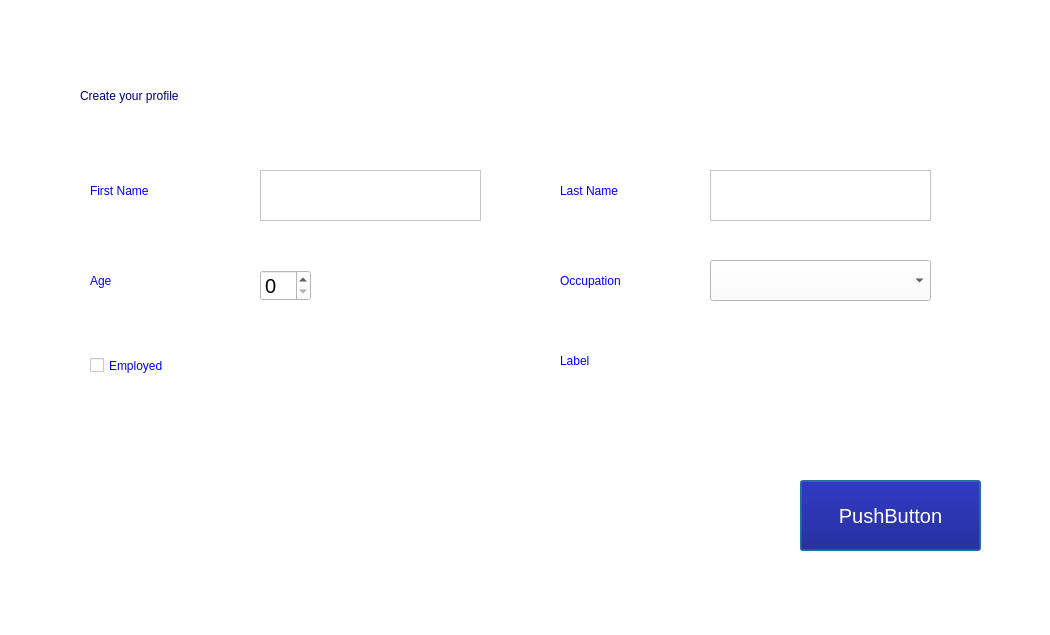
<?xml version="1.0" encoding="UTF-8"?>
<ui version="4.0">
 <class>Dialog</class>
 <widget class="QDialog" name="Dialog">
  <property name="geometry">
   <rect>
    <x>0</x>
    <y>0</y>
    <width>1050</width>
    <height>635</height>
   </rect>
  </property>
  <property name="windowTitle">
   <string>Dialog</string>
  </property>
  <property name="styleSheet">
   <string notr="true">background-color: rgb(255, 255, 255);</string>
  </property>
  <widget class="QLabel" name="label">
   <property name="geometry">
    <rect>
     <x>80</x>
     <y>70</y>
     <width>411</width>
     <height>51</height>
    </rect>
   </property>
   <property name="styleSheet">
    <string notr="true">color: rgb(0, 0, 127); font: 28pt &quot;MS Shell Dlg 2&quot;;</string>
   </property>
   <property name="text">
    <string>Create your profile</string>
   </property>
  </widget>
  <widget class="QLabel" name="label_2">
   <property name="geometry">
    <rect>
     <x>90</x>
     <y>170</y>
     <width>161</width>
     <height>41</height>
    </rect>
   </property>
   <property name="styleSheet">
    <string notr="true">color: rgb(0, 0, 255);
font: 75 16pt &quot;MS Shell Dlg 2&quot;;</string>
   </property>
   <property name="text">
    <string>First Name</string>
   </property>
  </widget>
  <widget class="QLabel" name="label_3">
   <property name="geometry">
    <rect>
     <x>560</x>
     <y>170</y>
     <width>161</width>
     <height>41</height>
    </rect>
   </property>
   <property name="styleSheet">
    <string notr="true">color: rgb(0, 0, 255);
font: 75 16pt &quot;MS Shell Dlg 2&quot;;</string>
   </property>
   <property name="text">
    <string>Last Name</string>
   </property>
  </widget>
  <widget class="QTextEdit" name="fname">
   <property name="geometry">
    <rect>
     <x>260</x>
     <y>170</y>
     <width>221</width>
     <height>51</height>
    </rect>
   </property>
  </widget>
  <widget class="QTextEdit" name="lname">
   <property name="geometry">
    <rect>
     <x>710</x>
     <y>170</y>
     <width>221</width>
     <height>51</height>
    </rect>
   </property>
  </widget>
  <widget class="QSpinBox" name="spinBox">
   <property name="geometry">
    <rect>
     <x>260</x>
     <y>270</y>
     <width>51</width>
     <height>31</height>
    </rect>
   </property>
   <property name="styleSheet">
    <string notr="true">font:15pt;</string>
   </property>
  </widget>
  <widget class="QLabel" name="label_4">
   <property name="geometry">
    <rect>
     <x>90</x>
     <y>260</y>
     <width>161</width>
     <height>41</height>
    </rect>
   </property>
   <property name="styleSheet">
    <string notr="true">color: rgb(0, 0, 255);
font: 75 16pt &quot;MS Shell Dlg 2&quot;;</string>
   </property>
   <property name="text">
    <string>Age</string>
   </property>
  </widget>
  <widget class="QComboBox" name="comboBox">
   <property name="geometry">
    <rect>
     <x>710</x>
     <y>260</y>
     <width>221</width>
     <height>41</height>
    </rect>
   </property>
  </widget>
  <widget class="QLabel" name="label_5">
   <property name="geometry">
    <rect>
     <x>560</x>
     <y>260</y>
     <width>141</width>
     <height>41</height>
    </rect>
   </property>
   <property name="styleSheet">
    <string notr="true">color: rgb(0, 0, 255);
font: 75 16pt &quot;MS Shell Dlg 2&quot;;</string>
   </property>
   <property name="text">
    <string>Occupation</string>
   </property>
  </widget>
  <widget class="QPushButton" name="pushButton">
   <property name="geometry">
    <rect>
     <x>800</x>
     <y>480</y>
     <width>181</width>
     <height>71</height>
    </rect>
   </property>
   <property name="styleSheet">
    <string notr="true">background-color: rgb(0, 0, 127);
font: 15pt;
color:rgb(255,255,255)</string>
   </property>
   <property name="text">
    <string>PushButton</string>
   </property>
  </widget>
  <widget class="QCheckBox" name="checkBox">
   <property name="geometry">
    <rect>
     <x>90</x>
     <y>350</y>
     <width>221</width>
     <height>31</height>
    </rect>
   </property>
   <property name="styleSheet">
    <string notr="true">color: rgb(0, 0, 255);
font: 75 16pt &quot;MS Shell Dlg 2&quot;;</string>
   </property>
   <property name="text">
    <string>Employed</string>
   </property>
  </widget>
  <widget class="QLabel" name="outputlabel">
   <property name="geometry">
    <rect>
     <x>560</x>
     <y>340</y>
     <width>141</width>
     <height>41</height>
    </rect>
   </property>
   <property name="styleSheet">
    <string notr="true">color: rgb(0, 0, 255);
font: 75 16pt &quot;MS Shell Dlg 2&quot;;</string>
   </property>
   <property name="text">
    <string>Label</string>
   </property>
  </widget>
 </widget>
 <resources/>
 <connections/>
</ui>
